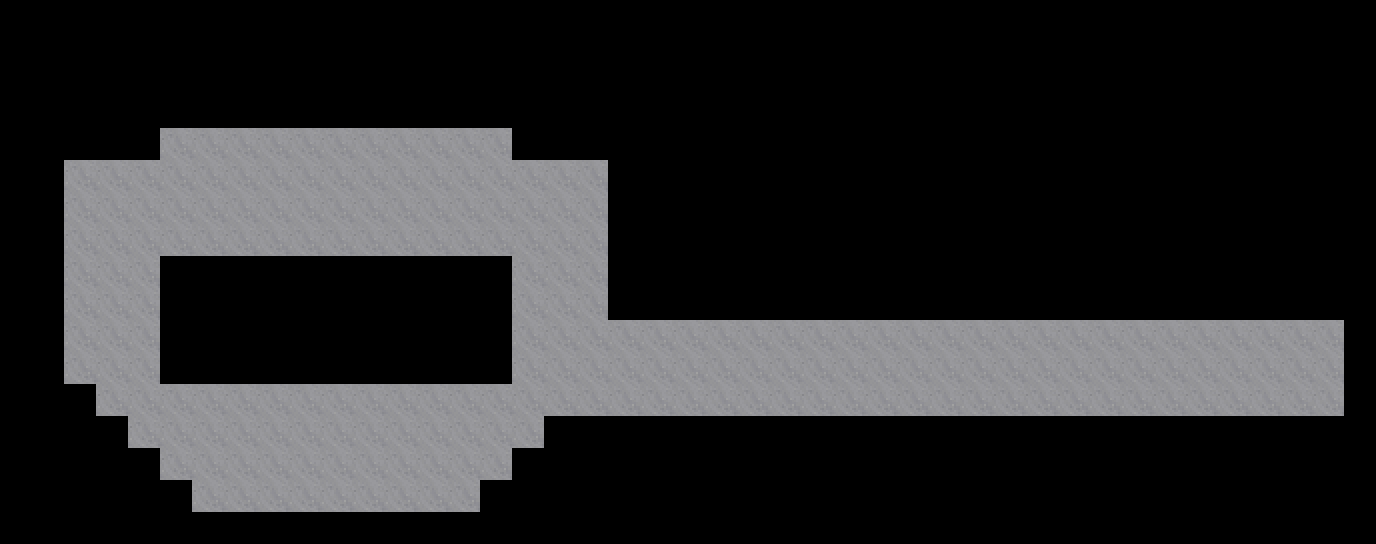

Tiled map render using the project's own tile images. Description and the map definition, with tile-layer contents summarised, below:
An orthogonal 43x17 tile map with 32x32 px tiles, 2 tile layers (floors, walls).

<map version="1.10" tiledversion="1.10.2" orientation="orthogonal" renderorder="right-down" width="43" height="17" tilewidth="32" tileheight="32" infinite="0" nextlayerid="4" nextobjectid="1">
 <tileset firstgid="1" source="../.tsx/mi-rb-floors.tsx" />
 <layer id="2" name="floors" width="43" height="17">
  <data>[731 cells, 204 non-empty, 1 distinct tile ids]</data>
 </layer>
 <layer id="3" name="walls" width="43" height="17">
  <data>[731 cells, 0 non-empty, 0 distinct tile ids]</data>
 </layer>
</map>
